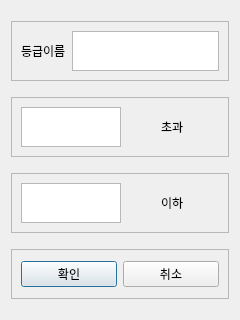
<?xml version="1.0" encoding="UTF-8"?>
<ui version="4.0">
 <class>dialog</class>
 <widget class="QDialog" name="dialog">
  <property name="geometry">
   <rect>
    <x>0</x>
    <y>0</y>
    <width>240</width>
    <height>320</height>
   </rect>
  </property>
  <property name="windowTitle">
   <string>등급수정</string>
  </property>
  <layout class="QVBoxLayout" name="verticalLayout">
   <item>
    <widget class="QFrame" name="frame">
     <property name="maximumSize">
      <size>
       <width>16777215</width>
       <height>60</height>
      </size>
     </property>
     <property name="frameShape">
      <enum>QFrame::StyledPanel</enum>
     </property>
     <property name="frameShadow">
      <enum>QFrame::Raised</enum>
     </property>
     <layout class="QHBoxLayout" name="horizontalLayout">
      <item>
       <widget class="QLabel" name="label">
        <property name="text">
         <string>등급이름</string>
        </property>
       </widget>
      </item>
      <item>
       <widget class="QPlainTextEdit" name="stndName"/>
      </item>
     </layout>
    </widget>
   </item>
   <item>
    <widget class="QFrame" name="frame_2">
     <property name="maximumSize">
      <size>
       <width>16777215</width>
       <height>60</height>
      </size>
     </property>
     <property name="frameShape">
      <enum>QFrame::StyledPanel</enum>
     </property>
     <property name="frameShadow">
      <enum>QFrame::Raised</enum>
     </property>
     <layout class="QHBoxLayout" name="horizontalLayout_2">
      <item alignment="Qt::AlignRight|Qt::AlignVCenter">
       <widget class="QPlainTextEdit" name="stndGre">
        <property name="maximumSize">
         <size>
          <width>100</width>
          <height>16777215</height>
         </size>
        </property>
       </widget>
      </item>
      <item alignment="Qt::AlignHCenter">
       <widget class="QLabel" name="label_2">
        <property name="text">
         <string>초과</string>
        </property>
       </widget>
      </item>
     </layout>
    </widget>
   </item>
   <item>
    <widget class="QFrame" name="frame_3">
     <property name="maximumSize">
      <size>
       <width>16777215</width>
       <height>60</height>
      </size>
     </property>
     <property name="frameShape">
      <enum>QFrame::StyledPanel</enum>
     </property>
     <property name="frameShadow">
      <enum>QFrame::Raised</enum>
     </property>
     <layout class="QHBoxLayout" name="horizontalLayout_3">
      <item alignment="Qt::AlignHCenter">
       <widget class="QPlainTextEdit" name="stndLess">
        <property name="maximumSize">
         <size>
          <width>100</width>
          <height>16777215</height>
         </size>
        </property>
       </widget>
      </item>
      <item alignment="Qt::AlignHCenter">
       <widget class="QLabel" name="label_3">
        <property name="text">
         <string>이하</string>
        </property>
       </widget>
      </item>
     </layout>
    </widget>
   </item>
   <item>
    <widget class="QFrame" name="frame_4">
     <property name="maximumSize">
      <size>
       <width>16777215</width>
       <height>50</height>
      </size>
     </property>
     <property name="frameShape">
      <enum>QFrame::StyledPanel</enum>
     </property>
     <property name="frameShadow">
      <enum>QFrame::Raised</enum>
     </property>
     <layout class="QHBoxLayout" name="horizontalLayout_4">
      <item>
       <widget class="QPushButton" name="btnOK">
        <property name="text">
         <string>확인</string>
        </property>
       </widget>
      </item>
      <item>
       <widget class="QPushButton" name="btnCancel">
        <property name="text">
         <string>취소</string>
        </property>
       </widget>
      </item>
     </layout>
    </widget>
   </item>
  </layout>
 </widget>
 <resources/>
 <connections/>
</ui>
